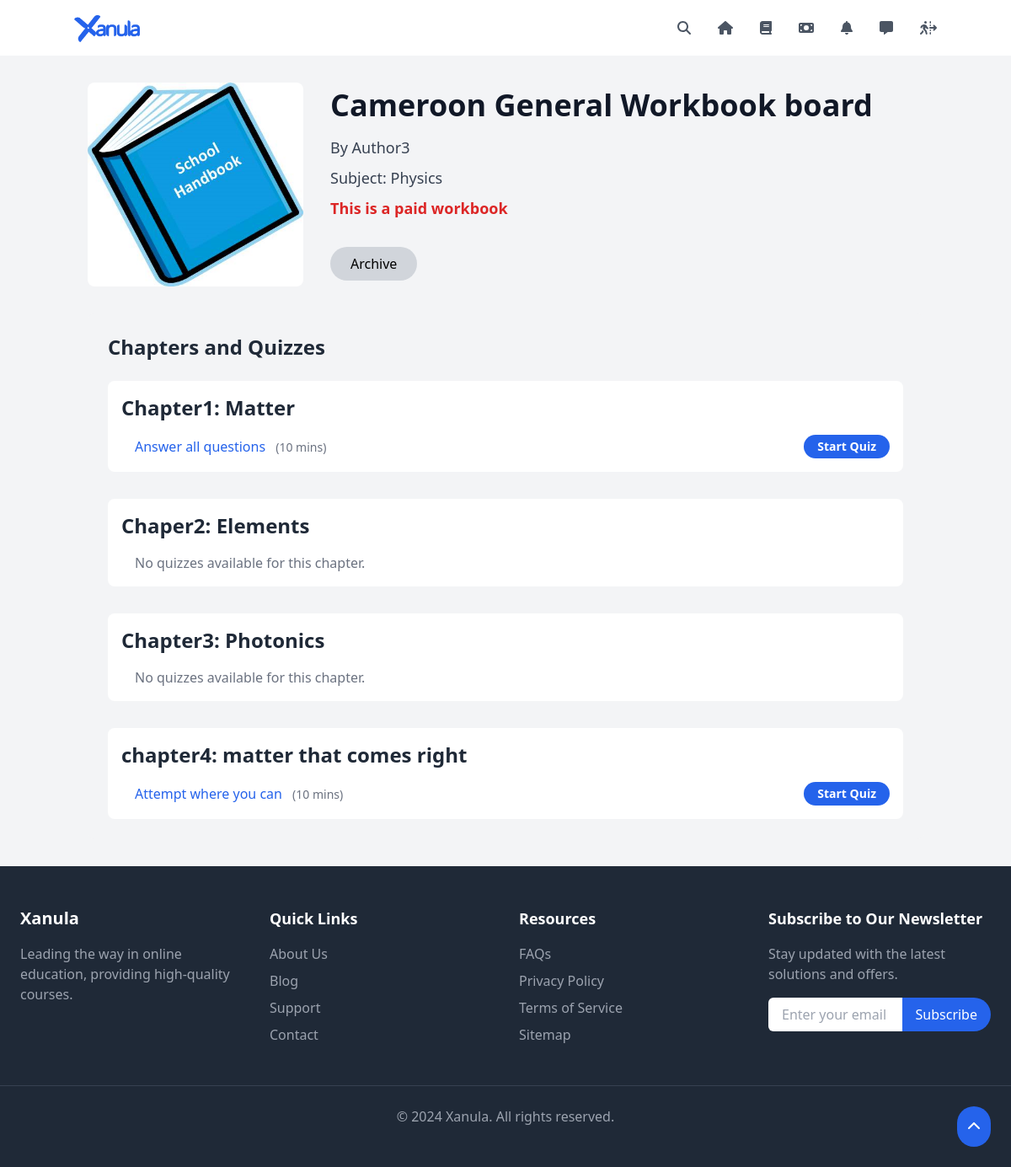
Screenshot of /workbook/1/ (signed in) with the database file from the repository.
### core/models.py (models this page shows, shortened)
class Workbook(models.Model):
    title = models.CharField(max_length=200)
    subject = models.ForeignKey(Subject, on_delete=models.CASCADE)
    author = models.ForeignKey(Author, on_delete=models.CASCADE)
    is_paid = models.BooleanField(default=False)
    image = models.ImageField(upload_to='workbook_images/', default='default_workbook.png')
    archived_by = GenericRelation(ArchivedItem)
    def is_archived_by(self, user):
        return self.archived_by.filter(user=user).exists()

class Author(models.Model):
    name = models.CharField(max_length=100)
    unique_code = models.CharField(default=generate_unique_code,max_length=20, unique=True)

class Subject(models.Model):
    name = models.CharField(max_length=100)

class Chapter(models.Model):
    workbook = models.ForeignKey(Workbook, on_delete=models.CASCADE)
    title = models.CharField(max_length=200)
    order = models.PositiveIntegerField()
    class Meta:
        ordering = ['order']

class Quiz(models.Model):
    chapter = models.ForeignKey(Chapter, on_delete=models.CASCADE)
    title = models.CharField(max_length=200)

### core/views.py (the view)
# urls.py: path('workbook/<int:pk>/', WorkbookDetailView.as_view(), name='workbook_detail'),
class WorkbookDetailView(LoginRequiredMixin, DetailView):
    model = Workbook
    template_name = 'core/workbook_detail.html'
    context_object_name = 'workbook'
    def get_queryset(self):
        return super().get_queryset().select_related('subject', 'author').prefetch_related('chapter_set')
    def get_context_data(self, **kwargs):
        context = super().get_context_data(**kwargs)
        context['is_archived'] = self.object.is_archived_by(self.request.user)
        return context

### core/context_processors.py (called while the page is built)
def notification_count(request):
    if request.user.is_authenticated:
        count = ExplanationRequest.objects.filter(user=request.user, status='pending').count()
        return {'notification_count': count}
    return {'notification_count': 0}

def general_notification_count(request):
    if request.user.is_authenticated and not request.user.is_staff:
        count = Notification.objects.filter(
            recipient=request.user,
            is_read=False
        ).count() + Notification.objects.filter(
            is_global=True,
            is_read=False
        ).count()
        return {'unread_notifications_count': count}
    return {'unread_notifications_count': 0}

### templates/core/workbook_detail.html (shortened to what this page needs)
{% extends 'base.html' %}
{% block content %}
<div class="container mx-auto px-4 py-8">
    <div class="flex flex-col lg:flex-row items-start lg:items-center justify-between mb-8">
        <div class="lg:flex-shrink-0">
            <img src="{{ workbook.image.url }}" alt="{{ workbook.title }}" class="rounded-lg w-full lg:w-64 h-auto object-cover">
        </div>
        <div class="mt-6 lg:mt-0 lg:ml-8 flex-grow">
            <h1 class="text-4xl font-bold text-gray-900 mb-4">{{ workbook.title }}</h1>
            <p class="text-gray-700 text-lg mb-2">By {{ workbook.author.name }}</p>
            <p class="text-gray-700 text-lg mb-2">Subject: {{ workbook.subject.name }}</p>
            {% if workbook.is_paid %}
            <p class="text-red-600 text-lg font-semibold mb-4">This is a paid workbook</p>
            {% else %}
            <p class="text-green-600 text-lg font-semibold mb-4">This is a free workbook</p>
            {% endif %}
            <button id="archiveBtn"
                    data-type="workbook"
                    data-id="{{ workbook.id }}"
                    class="bg-gray-300 hover:bg-blue-600  py-2 px-6 rounded-full transition duration-300 mt-4">
                {% if is_archived %}
                    Unarchive
                {% else %}
                    Archive
                {% endif %}
            </button>
        </div>
    </div>
    <div class="bg-gray-100 rounded-lg p-6">
        <h2 class="text-2xl font-semibold text-gray-800 mb-6">Chapters and Quizzes</h2>
        <ul class="space-y-8">
            {% for chapter in workbook.chapter_set.all %}
            <li class="bg-white rounded-lg p-4 hover:bg-gray-50 transition duration-300">
                <h3 class="text-2xl font-bold text-gray-800 mb-4">{{ chapter.title }}</h3>
                <ul class="space-y-3 ml-4">
                    {% for quiz in chapter.quiz_set.all %}
                    <li class="flex items-center justify-between">
                        <div>
                            <span class="text-blue-600 font-medium">{{ quiz.title }}</span>
                            <span class="text-sm text-gray-500 ml-2">({{ forloop.counter|add:quiz.id|divisibleby:4|yesno:"5 mins,10 mins,15 mins,20 mins" }})</span>
                        </div>
                        <a href="{% url 'core:quiz' quiz.id %}" class="bg-blue-600 hover:bg-blue-700 text-white font-semibold py-1 px-4 rounded-full text-sm transition duration-300">
                            Start Quiz
                        </a>
                    </li>
                    {% empty %}
                    <li class="text-gray-500">No quizzes available for this chapter.</li>
                    {% endfor %}
                </ul>
            </li>
            {% empty %}
            <li class="text-gray-500">No chapters available for this workbook.</li>
            {% endfor %}
        </ul>
    </div>
</div>
{% endblock %}

### rows the page displays
Workbook: image (placeholder picture), title "Cameroon General Workbook board", author.name "Author3", subject.name "Physics"
Chapter: title "Chapter1: Matter"
Quiz: title "Answer all questions"
Chapter: title "Chaper2: Elements"
Chapter: title "Chapter3: Photonics"
Chapter: title "chapter4: matter that comes right"
Quiz: title "Attempt where you can"
